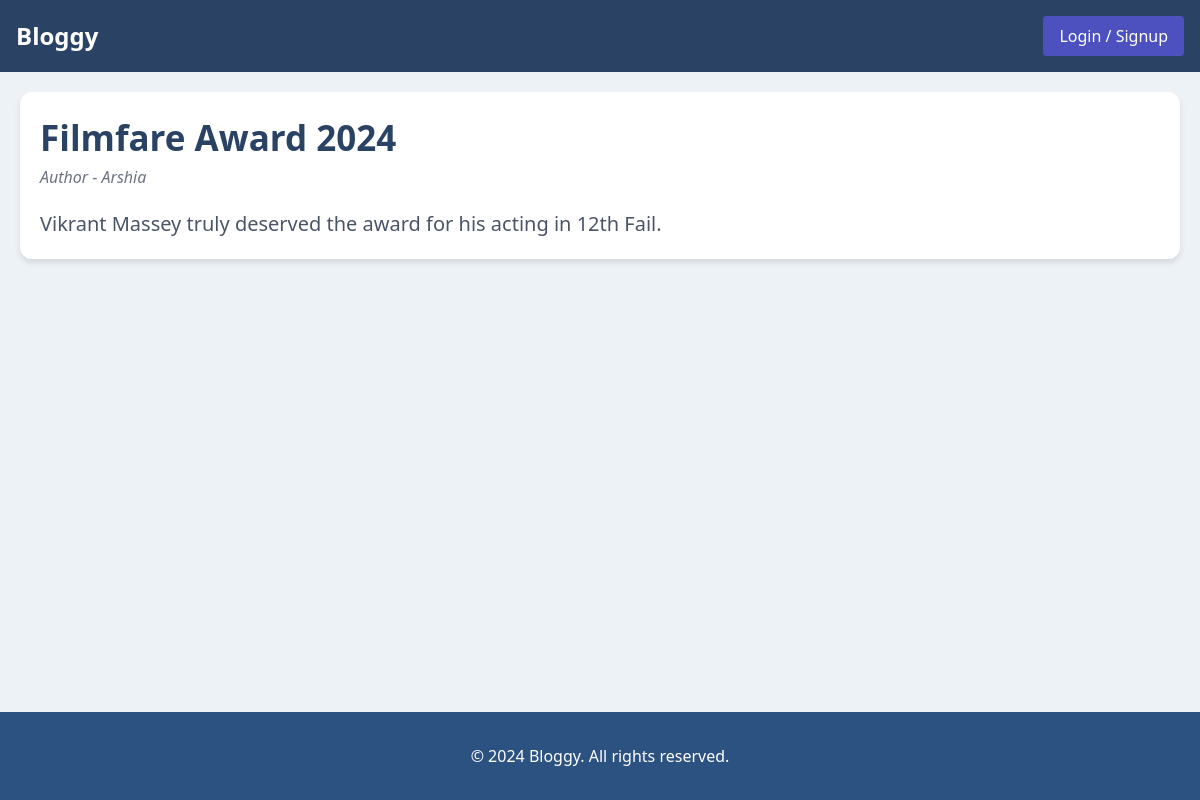
Before: /blog/1708776842.172973 with the older database file.
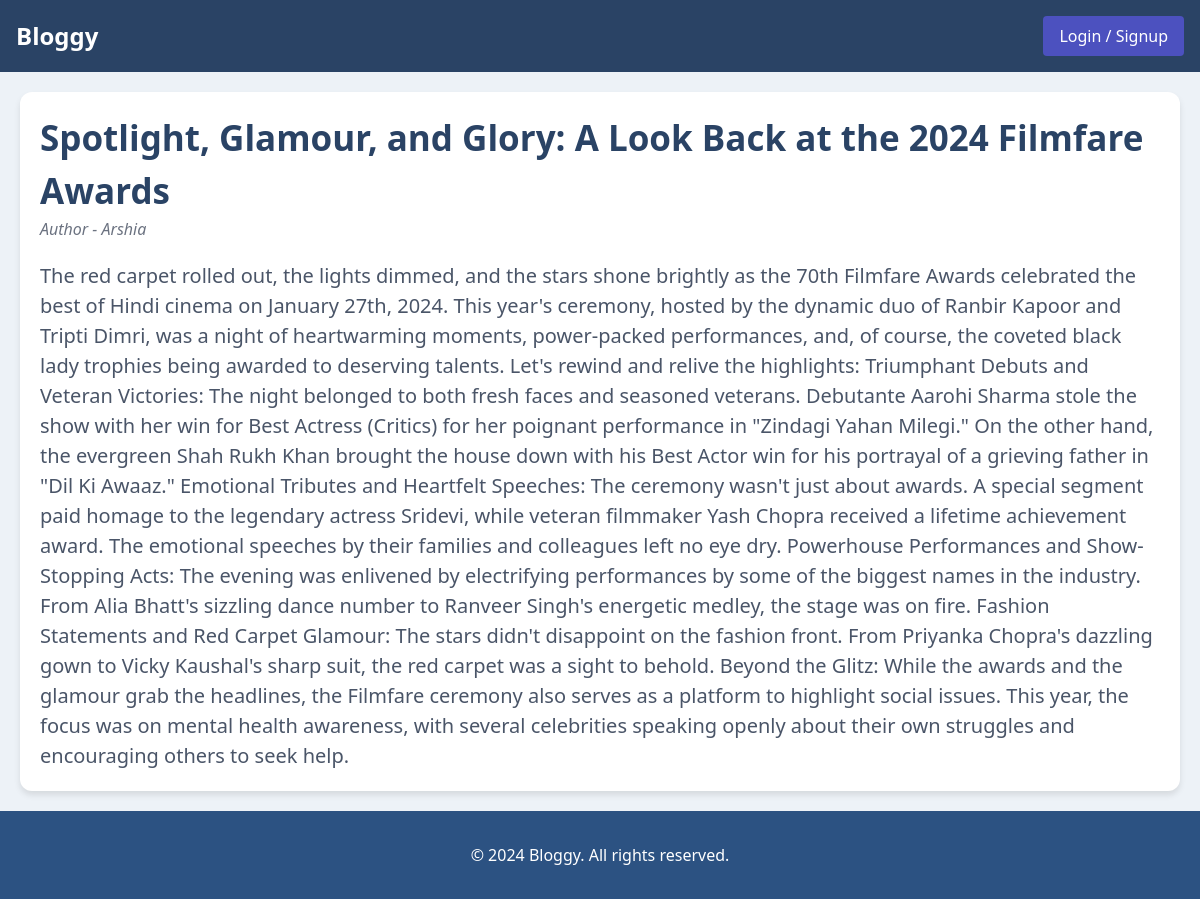
After: the same page with the newer database file.
### utils/db.py (models this page shows)
class Blog(db.Model):
    blogId = db.Column(db.String(50), primary_key=True)
    title = db.Column(db.String(100), nullable=False)
    body = db.Column(db.String(1000), nullable=False)
    imageURI = db.Column(db.String(50), nullable=True)
    blogsCreated = db.relationship('AllBlogs', backref='blog', cascade='all, delete-orphan')

### main.py (the view)
@app.route('/blog/<string:blogId>')
def blog(blogId):
    blogs = AllBlogs.query.all()
    for blog in blogs:
        if blog.blogId== blogId:
            userName= blog.userName
            break
    blogDetail= Blog.query.get(blogId)
    title = blogDetail.title
    body = blogDetail.body
    return render_template('blog.html', title=title, author=userName, content=body)

### templates/blog.html (shortened to what this page needs)
<!DOCTYPE html>
<html lang="en">
<head>
    <link rel="stylesheet" href="/static/home.css">
    <link rel="stylesheet" href="https://cdn.jsdelivr.net/npm/tailwindcss@2.2.19/dist/tailwind.min.css">
</head>
<body>
    <nav class="navbar p-4 flex justify-between items-center">
        <a href="/"><div class="text-white text-2xl font-bold">Bloggy</div></a>
        {% if "userName" in session %}
        <a href="/logout"><button class="text-white px-4 py-2 rounded logout">Logout</button></a>
        {% else %}
        <a href="/login"><button class="text-white px-4 py-2 rounded">Login / Signup</button></a>
        {% endif %}
    </nav>
    <div class="blog-card-one-blog-showing">
        <h1 class="blog-title">{{title}}</h1>
        <p class="blog-author">Author - {{author}}</p>
        <p class="blog-body">
            {{content}}
        </p>
    </div>
    <footer>
        <p>&copy; 2024 Bloggy. All rights reserved.</p>
    </footer>
</body>
</html>

Changed rows visible on the page:
changed Blog: title "Filmfare Award 2024" → "Spotlight, Glamour, and Glory: A Look Back at the 2024 Filmfare Awards"; body "Vikrant Massey truly deserved the award for his acting in 12th Fail." → "The red carpet rolled out, the lights dimmed, and the stars shone brightly as the 70th Filmfare Awards celebrated the best of Hindi cinema on January 27th, 2024. This year's ceremony, hosted by the dynamic duo of Ranbir Kapoor and Tripti Dimri, was a night of heartwarming moments, power-packed performances, and, of course, the coveted black lady trophies being awarded to deserving talents. Let's rewind and relive the highlights: Triumphant Debuts and Veteran Victories: The night belonged to both fresh faces and seasoned veterans. Debutante Aarohi Sharma stole the show with her win for Best Actress (Critics) for her poignant performance in \"Zindagi Yahan Milegi.\" On the other hand, the…"
